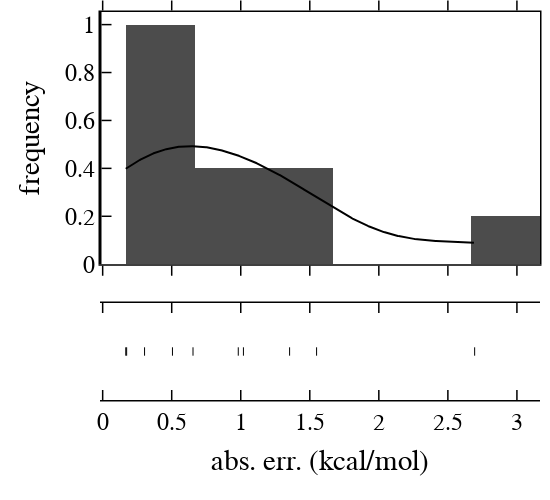

Write notebook code for a chart like this one.
### Markdown cell above
##### absolute error distribution

### Code cell
hist_data = [df_sel['errs_t'].values]
group_labels = [""]
colors = ['black', blue, green, red]
fig = ff.create_distplot(hist_data, group_labels, show_hist=True, colors=colors, bin_size=0.5)
layout = go.Layout()
layout.legend.update(x=.5, y=1, bgcolor="rgba(0,0,0,0)")
layout.update(showlegend=False)
layout.update(width=550, height=500)
layout.update(glob_layout)
layout["xaxis"].update({'title': "abs. err. (kcal/mol)"})
layout["yaxis"].update({'title': "frequency"})
fig.layout.update(layout)
fig.show()

np.mean(df_sel['errs_t'])

### Figure 1 — Plotly figure (JSON) as saved in the notebook; plotly's stock layout.template omitted (floating-point values rounded to 4 significant figures; data arrays with more than 128 entries replaced by an {"elided": "..."} marker saying what was removed)
{"data": [{"autobinx": false, "histnorm": "probability density", "legendgroup": "", "marker": {"color": "black"}, "name": "", "opacity": 0.7, "type": "histogram", "x": [0.1736, 2.694, 1.354, 1.019, 1.549, 0.1672, 0.9821, 0.6542, 0.5054, 0.3033], "xaxis": "x", "xbins": {"end": 2.694, "size": 0.5, "start": 0.1672}, "yaxis": "y"}, {"legendgroup": "", "marker": {"color": "black"}, "mode": "lines", "name": "", "showlegend": false, "type": "scatter", "x": {"elided": "500 float values"}, "xaxis": "x", "y": {"elided": "500 float values"}, "yaxis": "y"}, {"legendgroup": "", "marker": {"color": "black", "symbol": "line-ns-open"}, "mode": "markers", "name": "", "showlegend": false, "type": "scatter", "x": [0.1736, 2.694, 1.354, 1.019, 1.549, 0.1672, 0.9821, 0.6542, 0.5054, 0.3033], "xaxis": "x", "y": ["", "", "", "", "", "", "", "", "", ""], "yaxis": "y2"}], "layout": {"barmode": "overlay", "font": {"color": "black", "family": "Helvetica", "size": 24}, "height": 500, "hovermode": "closest", "legend": {"bgcolor": "rgba(0,0,0,0)", "orientation": "v", "traceorder": "reversed", "x": 0.5, "y": 1}, "margin": {"b": 100, "l": 100, "r": 10, "t": 10}, "paper_bgcolor": "rgba(255,255,255,100)", "plot_bgcolor": "white", "showlegend": false, "width": 550, "xaxis": {"anchor": "y2", "color": "black", "domain": [0, 1], "linecolor": "black", "linewidth": 1.5, "mirror": "allticks", "showgrid": false, "showline": true, "ticklen": 10, "ticks": "inside", "tickwidth": 1.5, "title": {"text": "abs. err. (kcal/mol)"}, "zeroline": false}, "yaxis": {"anchor": "free", "color": "black", "domain": [0.35, 1], "linecolor": "black", "linewidth": 1.5, "mirror": "allticks", "position": 0, "showgrid": false, "showline": true, "ticklen": 10, "ticks": "inside", "tickwidth": 1.5, "title": {"text": "frequency"}, "zeroline": false}, "yaxis2": {"anchor": "x", "domain": [0, 0.25], "dtick": 1, "showticklabels": false}}}
